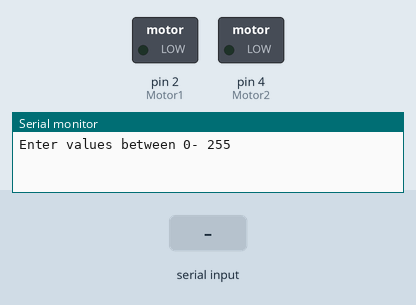
Bench run of a sketch on a simulated Arduino Uno, built with avr-gcc and run on an emulated ATmega328P. Parts: switched loads named in the sketch (green lamp = pin HIGH), the last lines printed to the serial monitor. Inputs (shaded band) come from the test bench.

Above: at 1.2 s.
1.3 s: "30,150\n" received over Serial
At 2.1 s:
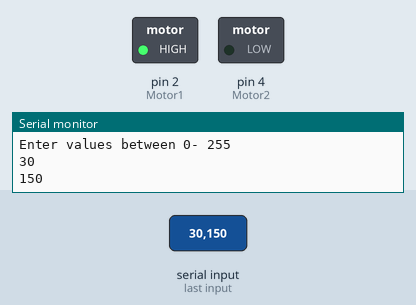
Timing chart, 0 to 4.3 s (numbered marks = the images above; inputs shaded):
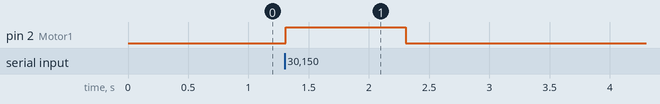

The sketch:

Motor_test.ino
```cpp
/*ME463 UROPA - made by HYUKJUN JANG
 * This code is for testing power of motors giving different Duty(0~255)
 * Average Voltage = (Duty ÷ 256) x 5 volts
 */
const int Motor1 = 2;//for the motor attached to M1A,M1B(motordrive)//ArduinoMega(pin2)
const int Motor2 = 4;//for the motor attached to M2A,M2B//ArduinoMega(pin3)

void setup() {

pinMode(Motor1, OUTPUT);
pinMode(Motor2, OUTPUT);
Serial.begin(9600);
Serial.println("Enter values between 0- 255");

}

void loop() {

/*Available to see the power by putting Duty value on the serial monitor
 *Change the code to analogWrite(Motor2,speed) if you want to test Motor2
 */
  if(Serial.available())
  {
    int speed = Serial.parseInt(); //Receive Value from serial monitor
    Serial.println(speed);
      analogWrite(Motor1,speed);
  }


}
```

Measured:
- after the input at 1.3 s, pin 2 (Motor1): LOW → HIGH at once, → LOW 1.0 s later
